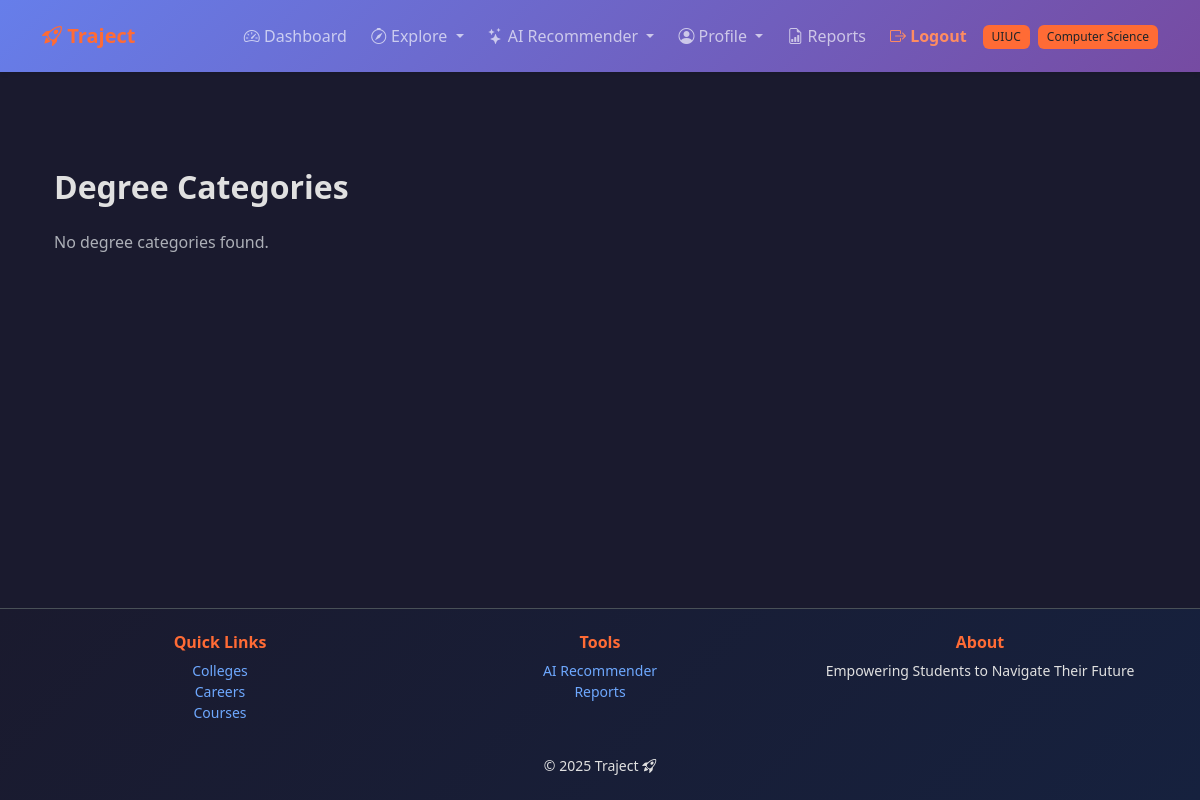
Before: /catalog/categories/ (signed in) with the older database file.
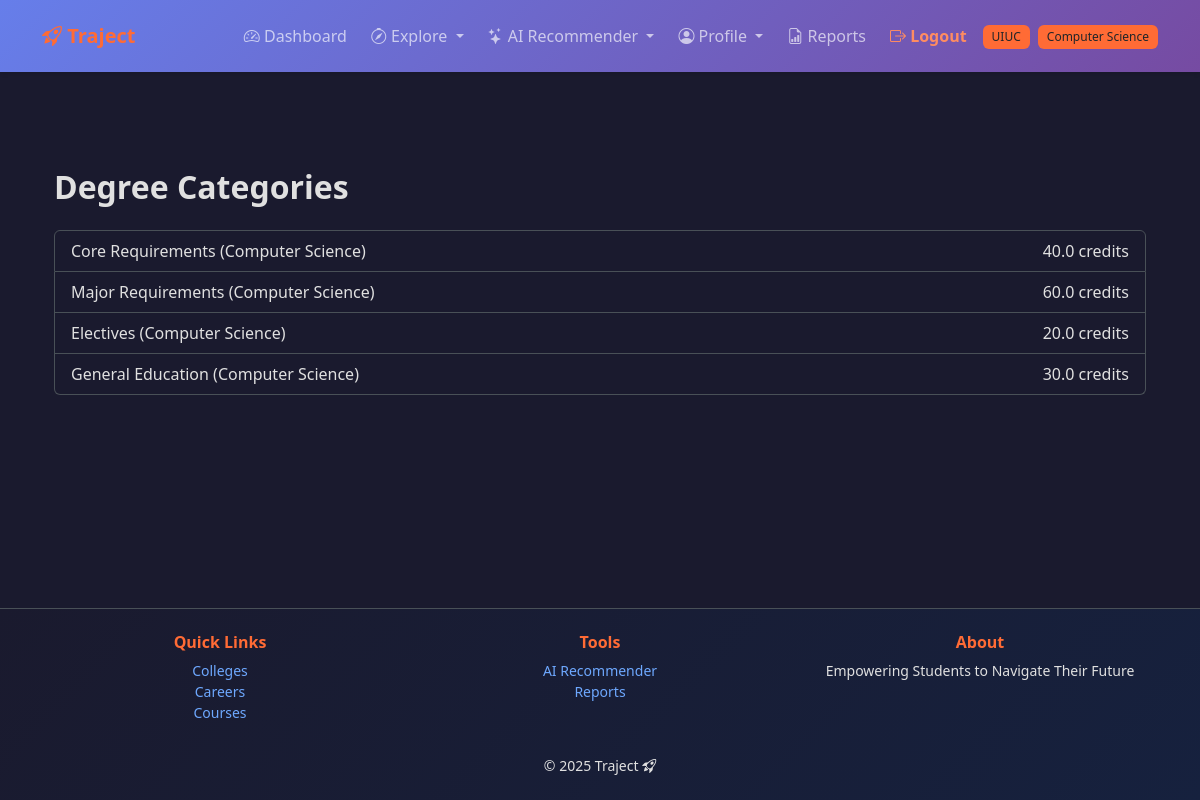
After: the same page with the newer database file.
### catalog/models.py (models this page shows, shortened)
class DegreeCategory(models.Model):
    name = models.CharField(max_length=100)
    min_credits = models.DecimalField(max_digits=4, decimal_places=1, null=True, blank=True)
    major = models.ForeignKey(
        "colleges.Major",
        on_delete=models.CASCADE,
        related_name="categories"
    )

### colleges/models.py (models this page shows, shortened)
class Major(models.Model):
    college = models.ForeignKey(
        College, on_delete=models.CASCADE, related_name="majors"
    )
    name = models.CharField(max_length=120)
    code = models.CharField(max_length=20, blank=True)  # e.g., CS, ECE, etc.
    class Meta:
        unique_together = ("college", "name")  # Prevent duplicates within same college
        ordering = ["college__abbreviation", "name"]

### catalog/views.py (the view)
# urls.py: path("categories/", views.category_list_view, name="categories"),
@login_required
def category_list_view(request):
    categories = DegreeCategory.objects.all().select_related("major")
    return render(request, "catalog/category_list.html", {"categories": categories})

### templates/catalog/category_list.html (shortened to what this page needs)
{% extends "accounts/base.html" %}
{% block content %}
<div class="container mt-5">
 <h2 class="fw-bold mb-4">Degree Categories</h2>
 {% if categories %}
 <ul class="list-group">
 {% for c in categories %}
 <li class="list-group-item d-flex justify-content-between">
 <span>{{ c.name }} ({{ c.major.name }})</span>
 {% if c.min_credits %}<span>{{ c.min_credits }} credits</span>{% endif %}
 </li>
 {% endfor %}
 </ul>
 {% else %}
 <p class="text-muted">No degree categories found.</p>
 {% endif %}
</div>
{% endblock %}

Changed rows visible on the page:
added DegreeCategory: name "Core Requirements", major.name "Computer Science", min_credits "40.0"
added DegreeCategory: name "Major Requirements", major.name "Computer Science", min_credits "60.0"
added DegreeCategory: name "Electives", major.name "Computer Science", min_credits "20.0"
added DegreeCategory: name "General Education", major.name "Computer Science", min_credits "30.0"
Other visible differences:
text no longer shown: "No degree categories found."
